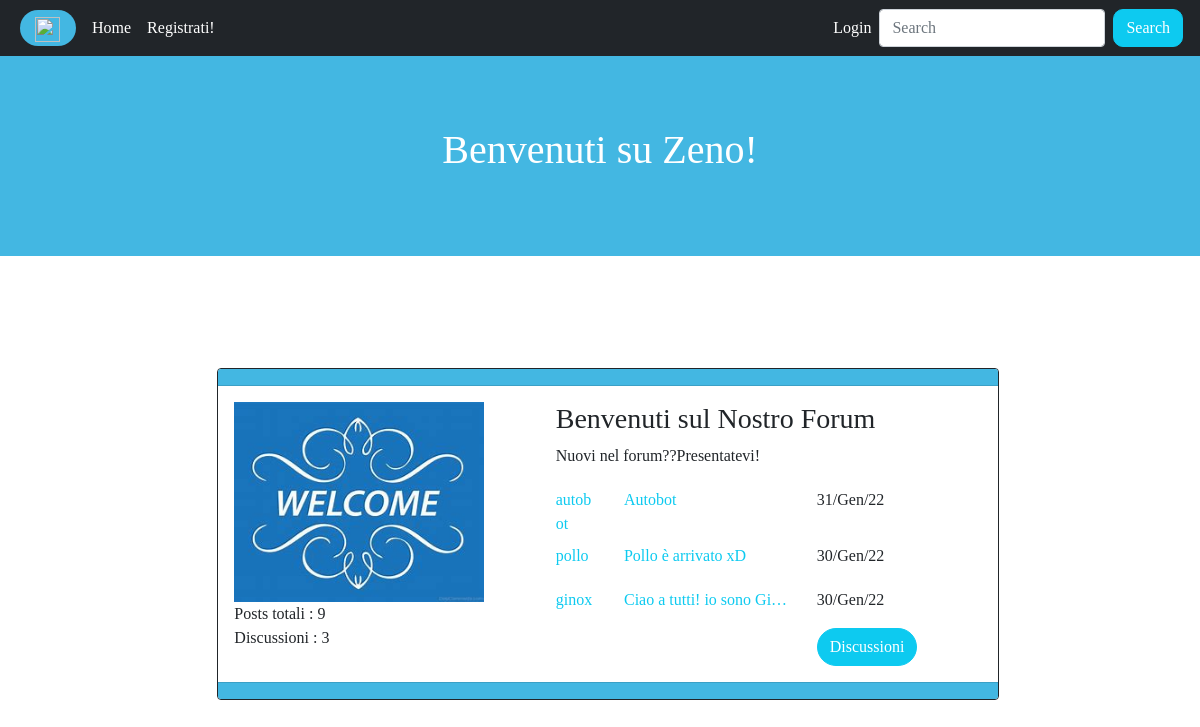
/, run on an earlier commit of the app's database.
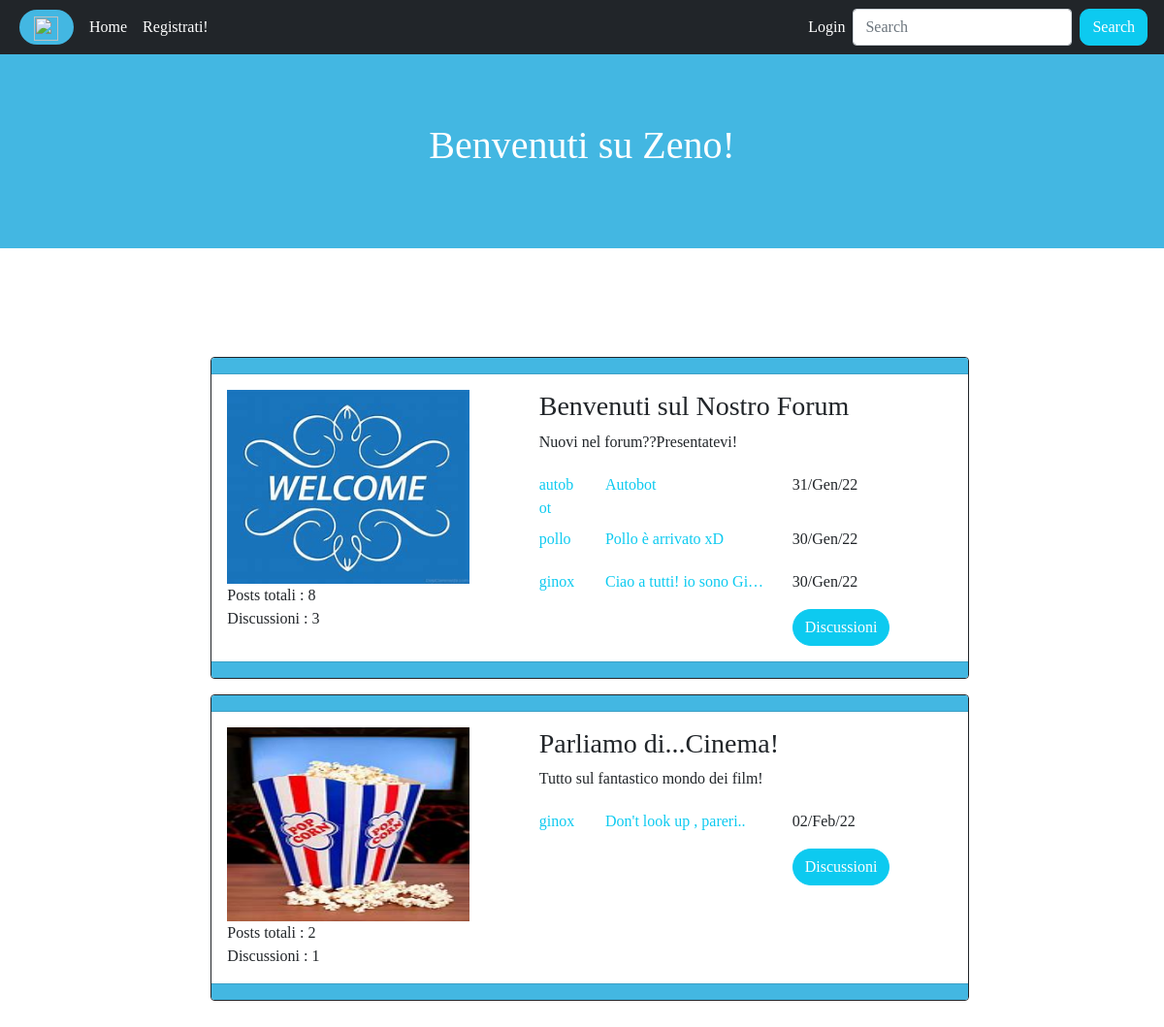
And on a later commit of the database.
### app/models.py (models this page shows, shortened)
class Sezione(models.Model):
    nome = models.CharField(max_length=100)
    descrizione = models.CharField(max_length=500)
    immagine = models.ImageField()
    def get_last_discussions(self):
        return Discussione.objects.filter(sezione_appartenenza=self).order_by("-data")[:3]
    def get_number_of_posts(self):
        return Post.objects.filter(discussione_appartenenza__sezione_appartenenza=self).count()
    def get_number_of_discussions(self):
        return Discussione.objects.filter(sezione_appartenenza=self).count()
    class Meta:
        verbose_name = 'Sezione'
        verbose_name_plural = 'Sezioni'

class Discussione(models.Model):
    sezione_appartenenza = models.ForeignKey(Sezione,on_delete=models.CASCADE,related_name='discussioni_appartenenza')
    titolo = models.CharField(max_length=100)
    primo_post = models.TextField()
    autore = models.ForeignKey(User,on_delete=models.CASCADE,related_name='discussioni')
    data = models.DateTimeField(auto_now_add=True)
    class Meta:
        verbose_name = 'Discussione'
        verbose_name_plural = 'Discussioni'

### app/views.py (the view)
# urls.py: path('',homepage,name='homepage'),
def homepage(request):
    sezioni = Sezione.objects.all()
    context = {'sezioni':sezioni}
    return render(request,'index.html',context)

### index.html (shortened to what this page needs)
{% extends 'base.html' %}
{% block content %}
  <div class="row ms-1 justify-content-center">
    <div class="col-8 my-5">
      {% for sezione in sezioni %}
        <div class="card border-dark my-3">
          <div class="card-header color"></div>
          <div class="card-body">
              <div class="row">
                <div class="col-xl-5 sezione">
                  <img src="{{sezione.immagine.url}}">
                  <div class="card-text">Posts totali : {{sezione.get_number_of_posts}}</div>
                  <div class="card-text">Discussioni : {{sezione.get_number_of_discussions}}</div>
                 </div>
                <div class="col-xl-6">
                  <h3>{{sezione.nome}}</h3>
                  <p>{{sezione.descrizione}}</p>
                  {% for discussione in sezione.get_last_discussions %}
                  <div class="row">
                    <div class="col-sm-2 me-1 my-1">
                      <p class="card-text"><a class="link-info"href="{% url 'user_profile' username=discussione.autore.username %}">{{discussione.autore}}</a></p>
                    </div>
                    <div class="col-sm-6 my-1">
                      <p class="card-text"><a class="link-info"href="{% url 'discussion' pk=discussione.pk %}">{{discussione.titolo|truncatechars:25}}</a></p>
                    </div>
                    <div class="col-sm-3 mt-1 mb-3">
                      <p class="card-text">{{discussione.data|date:"d/M/y"}}</p>
                    </div>
                  </div>
                  {% endfor %}
                  <div class="text-end"><a class="btn btn-info text-white" href="{% url 'section' pk=sezione.pk %}">Discussioni</a></div>
                </div>
              </div>
          </div>
          <div class="card-footer color"></div>
        </div>
      {% endfor %}
    </div>
  </div>
{% endblock content %}

### templates/base.html (shortened to what this page needs)
{% load static %}
<!DOCTYPE html>
<html lang="it">
<head>
    <link href="https://cdn.jsdelivr.net/npm/bootstrap@5.1.3/dist/css/bootstrap.min.css" rel="stylesheet">
    <link rel="stylesheet" href="{% static 'stile.css' %}">
</head>
<body>
    <nav class="navbar navbar-expand-lg navbar-dark bg-dark ">
      <div class="container-fluid">
        <div class="img-nav ms-2"><a class="navbar-brand" href="{% url 'homepage' %}"><img src="https://cdn.pixabay.com/photo/2013/07/12/18/35/alien-153542_960_720.png"></a></div>
        <div class="collapse navbar-collapse" id="navbarSupportedContent">
          <ul class="navbar-nav me-auto mb-2 mb-lg-0">
            <li class="nav-item">
              <a class="nav-link active ms-2" aria-current="page" href="{% url 'homepage' %}">Home</a>
            </li>
            {% if request.user.is_authenticated %}
            {% else %}
                <li class="nav-item">
                  <a class="nav-link active" href="{% url 'user_registration' %}">Registrati!</a>
                </li>
            {% endif %}
          </ul>
          <ul class="navbar-nav ms-auto mb-2 mb-lg-0">
              {% if request.user.is_authenticated %}
                <li class="nav-item dropdown">
                  <a class="nav-link active dropdown-toggle" href="#" id="navbarDropdown" role="button" data-bs-toggle="dropdown" aria-expanded="false">
                    {{request.user}}
                  </a>
                  <ul class="dropdown-menu" aria-labelledby="navbarDropdown">
                    <li><a class="dropdown-item" href="{% url 'user_profile' username=request.user.username %}">Profilo</a></li>
                    <li><a class="dropdown-item" href="{% url 'users' %}">Lista Utenti</a></li>
                    <li><hr class="dropdown-divider"></li>
                    <li><a class="dropdown-item" href="{% url 'password_change' %}">Cambio Password</a></li>
                    <li><a class="dropdown-item" href="{% url 'logout' %}">Logout</a></li>
                  </ul>
                </li>
              {% else %}
                <li class="nav-item">
                  <a class="nav-link active" href="{% url 'login' %}">Login</a>
                </li>
              {% endif %}
          </ul>
          <form class="d-flex" action="{% url 'funzione_cerca' %}">
            <input class="form-control me-2" name="q" type="search" placeholder="Search" aria-label="Search">
            <button class="btn btn-info text-white" type="submit">Search</button>
          </form>
        </div>
      </div>
    </nav>
    <div class="row justify-content-center mb-5">
        <div class="col-12 text-center intestazione">
            <h1>Benvenuti su Zeno!</h1>
        </div>
    </div>
{% block content %}
{% endblock content %}
</body>
</html>

### static/stile.css (style rules this page uses)
* { margin : 0; padding: 0; box-sizing: border-box; }
body { font-family: 'Sansita Swashed', cursive; }
.d-flex button { border-radius: 10px; margin-right: 5px; }
.intestazione { background-color : #43b7e2; height : 200px; padding-top: 70px; color : #ffffff; font-family: fantasy; }
.img-nav img { display : inline; height : 25px; width: 25px; }
.img-nav { background-color : #43b7e2; padding : 2px 0 4px 15px; border-radius : 30px; }
.link-info { text-decoration:none; }
.btn-info { border-radius: 20px; }
.color { background-color : #43b7e2; }
.sezione img { width: 250px; height: 200px; }

What changed in the data, as far as the page shows it:
computed for Sezione "Benvenuti sul Nostro Forum": get_number_of_posts "9" → "8"
added Sezione: immagine (picture), get_number_of_posts "2", get_number_of_discussions "1", nome "Parliamo di...Cinema!", descrizione "Tutto sul fantastico mondo dei film!"
added Discussione: autore "ginox", titolo "Don't look up , pareri..", data "02/Feb/22", shown under "2"
